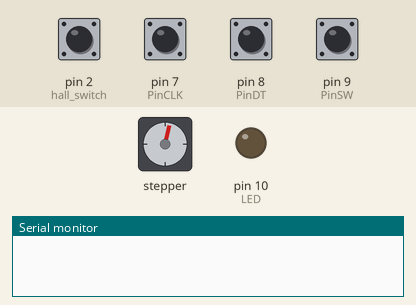
This sketch was run on a simulated Arduino Uno, built with avr-gcc and run on an emulated ATmega328P. Shown: stepper motor, output pins drawn as LEDs (lit = HIGH), the last lines printed to the serial monitor. Inputs (shaded band) come from the test bench; at power-on: pin 7 (PinCLK), pin 8 (PinDT) HIGH, pin 2 (hall_switch), pin 9 (PinSW) LOW. Stepper angles assume 200 steps per turn.

Above: at 0.8 s.
0.9 s: pin 2 (hall_switch) pulled HIGH for 0.15 s
At 1.45 s:
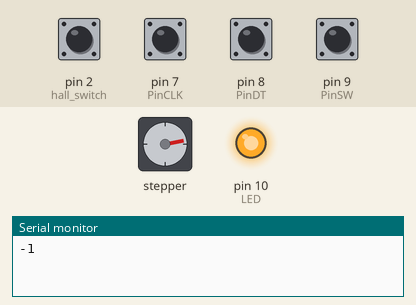
3.9 s: pin 2 (hall_switch) pulled HIGH for 1 s
At 4.15 s:
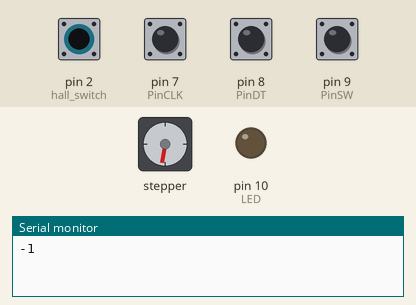
6.9 s: pin 2 (hall_switch) pulled HIGH for 0.15 s
At 7.15 s:
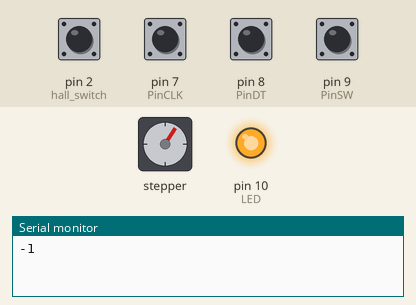
10.0 s: pin 9 (PinSW) pulled HIGH for 0.15 s
16.0 s: pin 2 (hall_switch) pulled HIGH for 0.15 s
At 16.22 s:
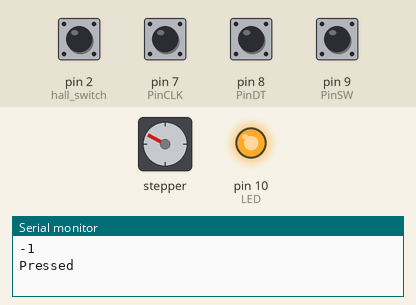
Timing chart, 0 to 20.0 s (numbered marks = the images above; inputs shaded):
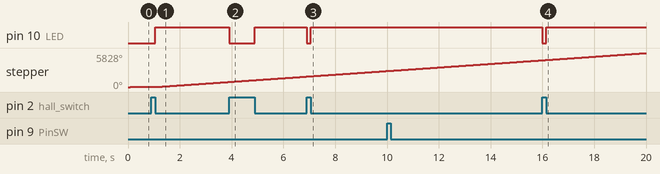

Measured:
- after the input at 0.9 s, pin 10 (LED): LOW → HIGH after 0.15 s
- after the input at 3.9 s, pin 10 (LED): HIGH → LOW at once, → HIGH 1.0 s later
- after the input at 6.9 s, pin 10 (LED): HIGH → LOW at once, → HIGH 0.15 s later
- after the input at 16.0 s, pin 10 (LED): HIGH → LOW at once, → HIGH 0.15 s later

The sketch:

UART_DAISYCHAIN_SLAVE.ino
```cpp
//###########################################################
/*
 * Author: Juan Pablo Valenzuela
 * Creation date:
 * Description:
 * This is the code of the daisy chain protocol communication
 */
 //###########################################################
 //Libraries
 #include <AccelStepper.h> //for stepper motor control with DRV8825
 #include <MultiStepper.h>  //probably not going to be useful since each
 //arduino only has 1 stepper
  #include <EEPROM.h> //for identification purposes mainly

 //###########################################################
 //Definitions
 //for ESP32 it is 2
#define LED LED_BUILTIN
//MOTOR CONTROL
#define dirPin 11
#define stepPin 12
#define motorInterfaceType 1
#define hall_switch 2  //10 is the default
#define LED 10
//COMMUNICATIONS
#define comandoConfig 'C'       // Para utilizar el listado de comandos de configuración.
#define comandoMovimiento 'M'   // Para utilizar el listado de comandos de movimiento.
#define comandoDiagnostico 'D'  // Para utilizar el listado de comandos de diagnóstico.

//###########################################################
//Objects
// Create a new instance of the AccelStepper class:
AccelStepper stepperX(motorInterfaceType, stepPin, dirPin);

//###########################################################
//Variables
//MOTOR CONTROL
// Rotary Encoder Module connections
const int PinSW=9;   // Rotary Encoder Switch
const int PinDT=8;    // DATA signal
const int PinCLK=7;    // CLOCK signal

int Switch_state;
bool button=0;
String mssg;

//Debouncing button
bool buttonState = LOW;
// Variables to debounce Rotary Encoder
long TimeOfLastDebounce = 0;
int DelayofDebounce = 0.010; //Debounce delay of 10ms the average of all systems

// Store previous Pins state
int PreviousCLK;
int PreviousDATA;

int displaycounter=0; // Store current counter value
int angle = 0; //Angle of rotation
int desired_angle = 0;

void check_rotary(void);
void Encoder_config(void);

//boolean debounceButton(boolean state);
void checkswitch(void);

//Communication variables
const byte datalength = 128;
char receivedData [datalength];
char tempChars [datalength];

char inData;
char index = 0;
static boolean receiving = false;
bool ledstate=false;
char start = '<';
char finish = '>';
char split = ';';
boolean Newdata = false;
int constSiguientes = 0;

bool calibration;
char addressMotor  = 0;

//PID Controller variables
double kp, kd, ki; //si no se permiten inicializar en valores constantes ponerle los valores en el setup como PID_CONFIG();
double err,err_prev,err_ki,err_kd; ///verificar que se inicializen en 0
double uk; //Work variable, just saves the PID calculations as a working register
int MotorSpeed = 100;
double Motorposition = 180;


//Program control variables


//###########################################################
//Functions
void coms_config(); //UART mainly
void calibrate();   //Initial motor calibration
//POSITION CONTROLLER
//prototype
int PID(double kp, double kd, double ki, double ref, double pos_motor);
void PID_CONFIG(void);

//###########################################################
//						Main code
void setup() {
  // put your setup code here, to run once:
  coms_config(); //Communication config
  // LED to show state of hall sensor
  pinMode(LED, OUTPUT);
  digitalWrite(LED, LOW);
  calibrate(); //calibration of zero position
  PID_CONFIG(); //Initial values for position controller
}

void loop() {
  // put your main code here, to run repeatedly:

  //ENCODER CODE
  // If enough time has passed check the rotary encoder
  if ((millis() - TimeOfLastDebounce) > DelayofDebounce) {

    check_rotary();  // Rotary Encoder check routine below

    PreviousCLK=digitalRead(PinCLK);
    PreviousDATA=digitalRead(PinDT);

    TimeOfLastDebounce=millis();  // Set variable to current millis() timer
  }
  checkswitch(); //check if button was pressed (in this application it is never pressed)

  //MOTOR CODE
  if (digitalRead(hall_switch)==HIGH){
    digitalWrite(LED, LOW);
  } else {
    digitalWrite(LED, HIGH);
  }
  //COMS

  //MOTOR TEST
  MotorSpeed = PID(kp, kd, ki, Motorposition, displaycounter);
  if (MotorSpeed<1){
    MotorSpeed = 0;
    stepperX.stop();
  }else {
    stepperX.setSpeed(MotorSpeed);
    stepperX.run();
  }
}


//###########################################################
//					User defined functions
//###########################################################
//Daisy chain configuration base
void coms_config(){
  Serial.begin(115200,SERIAL_8N1);
  while(!Serial){
    //Wait for the module to get ready
  }

}

//This reads the incoming data
void serialEvent() {
  while (Serial.available()) {
    // get the new byte:
    inData = Serial.read();
    if (inData=='A'){
      addressMotor=Serial.read();
      comandoAsignarAddr(0,addressMotor);
    }
  }
}

//This function sets up the zero position in the stepper
void calibrate(){
  //Initial configuration
  stepperX.setCurrentPosition(0);
  stepperX.setMaxSpeed(1000); //steps/sec the max speed at 16MHz is 4000 steps/sec
  stepperX.setAcceleration(100); //steps/sec^2

  //Calibration process
  //Rotate Clock Wise while switch reading is 0
  while (digitalRead(hall_switch)==LOW) {
    stepperX.move(1);
    stepperX.run();
  }
  //Rotate Counter Clock Wise while switch readidng is 1
  while (digitalRead(hall_switch)==HIGH) {
    stepperX.move(-1);
    stepperX.run();
  }
  //Set zero position
  stepperX.setCurrentPosition(0);
  stepperX.setMaxSpeed(1000); //steps/sec the max speed at 16MHz is 4000 steps/sec
  stepperX.setAcceleration(100); //steps/sec^2
  displaycounter = 0; //Configure this encoder position as zero
//  stepperX.runSpeed(50);
}

void comandoAsignarAddr(char addrPos, char addr){
    addressMotor = addr;
    EEPROM.write(addrPos,addressMotor);
    addressMotor = addressMotor + 1;
    Serial.write("A");
    Serial.write(addressMotor);
}

/*
 * ENCODER FUNCTIONS
 */

 void Encoder_config(){
  // Put current pins state in variables
  PreviousCLK=digitalRead(PinCLK);
  PreviousDATA=digitalRead(PinDT);

  // Set the Switch pin to use Arduino PULLUP resistors
  pinMode(PinSW, INPUT_PULLUP); //Not necesary since the encoder has a pullup resistor
  pinMode(PinDT, INPUT);
  pinMode(PinCLK, INPUT);
}

// Check if Rotary Encoder was moved
void check_rotary() {

 if ((PreviousCLK == 0) && (PreviousDATA == 1)) {
    if ((digitalRead(PinCLK) == 1) && (digitalRead(PinDT) == 0)) {
      displaycounter++;
      angle++;
     Serial.println(displaycounter);
     //Serial.println(int(angle*(360.0/40.0)));
    }
    if ((digitalRead(PinCLK) == 1) && (digitalRead(PinDT) == 1)) {
      displaycounter--;
      angle--;
      Serial.println(displaycounter);
      //Serial.println(int(angle*(360.0/40.0)));
    }
  }

if ((PreviousCLK == 1) && (PreviousDATA == 0)) {
    if ((digitalRead(PinCLK) == 0) && (digitalRead(PinDT) == 1)) {
      displaycounter++;
      angle++;
      Serial.println(displaycounter);
      //Serial.println(int(angle*(360.0/40.0)));
    }
    if ((digitalRead(PinCLK) == 0) && (digitalRead(PinDT) == 0)) {
      displaycounter--;
      angle--;
     Serial.println(displaycounter);
     //Serial.println(int(angle*(360.0/40.0)));
    }
  }

if ((PreviousCLK == 1) && (PreviousDATA == 1)) {
    if ((digitalRead(PinCLK) == 0) && (digitalRead(PinDT) == 1)) {
      displaycounter++;
      angle++;
      Serial.println(displaycounter);
      //Serial.println(int(angle*(360.0/40.0)));
    }
    if ((digitalRead(PinCLK) == 0) && (digitalRead(PinDT) == 0)) {
      displaycounter--;
      angle--;
     Serial.println(displaycounter);
     //Serial.println(int(angle*(360.0/40.0)));
    }
  }

if ((PreviousCLK == 0) && (PreviousDATA == 0)) {
    if ((digitalRead(PinCLK) == 1) && (digitalRead(PinDT) == 0)) {
      displaycounter++;
      angle++;
      Serial.println(displaycounter);
      //Serial.println(int(angle*(360.0/40.0)));
    }
    if ((digitalRead(PinCLK) == 1) && (digitalRead(PinDT) == 1)) {
      displaycounter--;
      angle--;
      Serial.println(displaycounter);
      //Serial.println(int(angle*(360.0/40.0)));
    }
  }

  }

  boolean debounceButton(boolean state){
  bool stateNow = digitalRead(PinSW);
  if(state!=stateNow)
  {
    delay(10);
    stateNow = digitalRead(PinSW);
  }
  return stateNow;

}

void checkswitch(){
  if(debounceButton(buttonState) == HIGH && buttonState == LOW)
  {
    Serial.println("Pressed");
    buttonState = HIGH;
  }
  else if(debounceButton(buttonState) == LOW && buttonState == HIGH)
  {
       buttonState = LOW;
  }
}

//###########################################################
//          POSITION PID CONTROLLER FUNCTION
//###########################################################

int PID(double kp, double kd, double ki, double ref, double pos_motor){
    err = ref - pos_motor;
    err_kd = err - err_prev;
    err_ki = err + err_ki;
    uk = kp*err + kd*err_kd + ki*err_ki;
    //update the previous error
    err_prev = err;

    //convert uk to integrer or use map function to output a coherent speed/position result.
    int result = (int) uk;
    return result;
    //Try using the motor speed to control the motor and if it stops at a speed of steps/sec
    //then that is where this controller goes.
}

void PID_CONFIG(void){
  //initial values of constants
  kp = 1; ki = 0; kd = 0;
  //initial values of error
  err_prev = 0; err_kd = 0; err_ki = 0;
}
```
